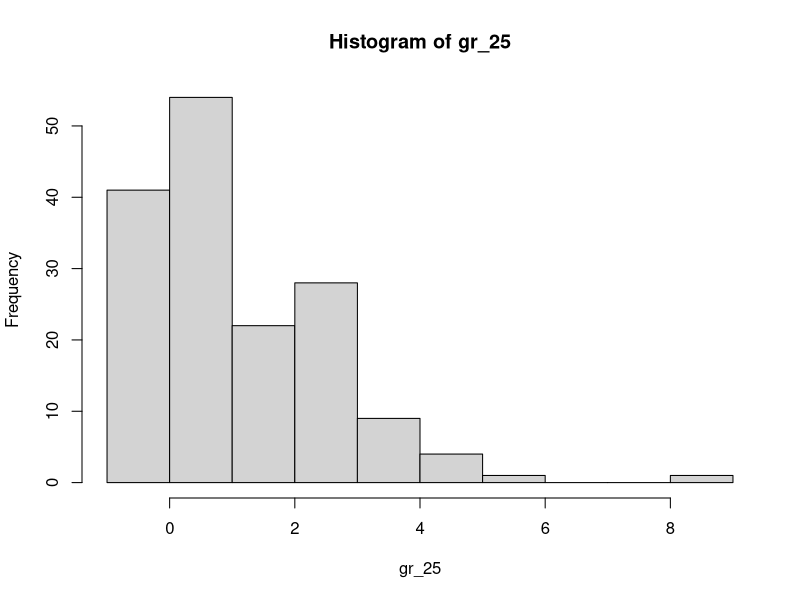
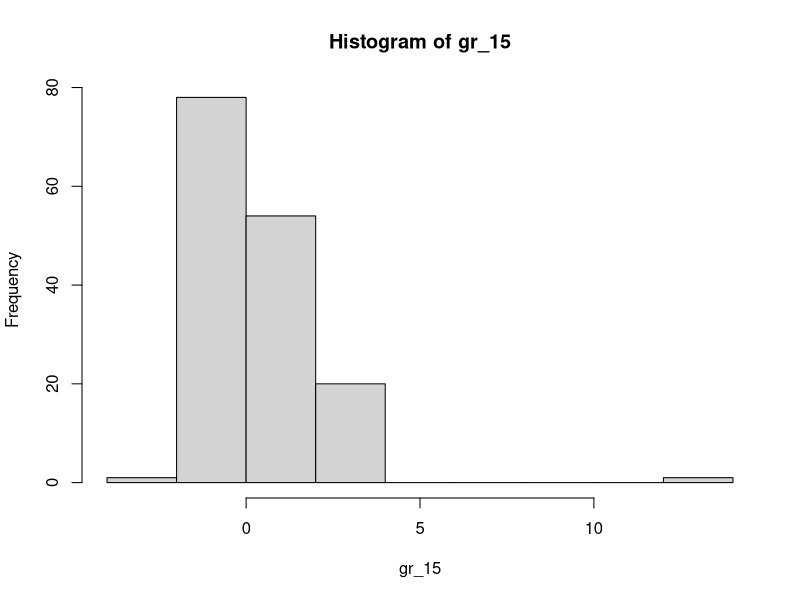

Recreate these plots in R, in order.

# Read in greenhouse data

dat <- read.csv('./data/canbys_data - greenhouse.csv') 

head(dat)

summary(dat)

class(dat$tray)
class(dat$status)

# compute growth between 05/25 and 05/15
gr_25 <- with(dat, len_0525 - len_0515)
summary(gr_25)
hist(gr_25)

# compute growth between 05/15 and 05/09
gr_15 <- with(dat, len_0515 - len_0509)
summary(gr_15)
hist(gr_15)

# examine rows in which gr15 growth was negative
dat[which(gr_15 < 0), ]














